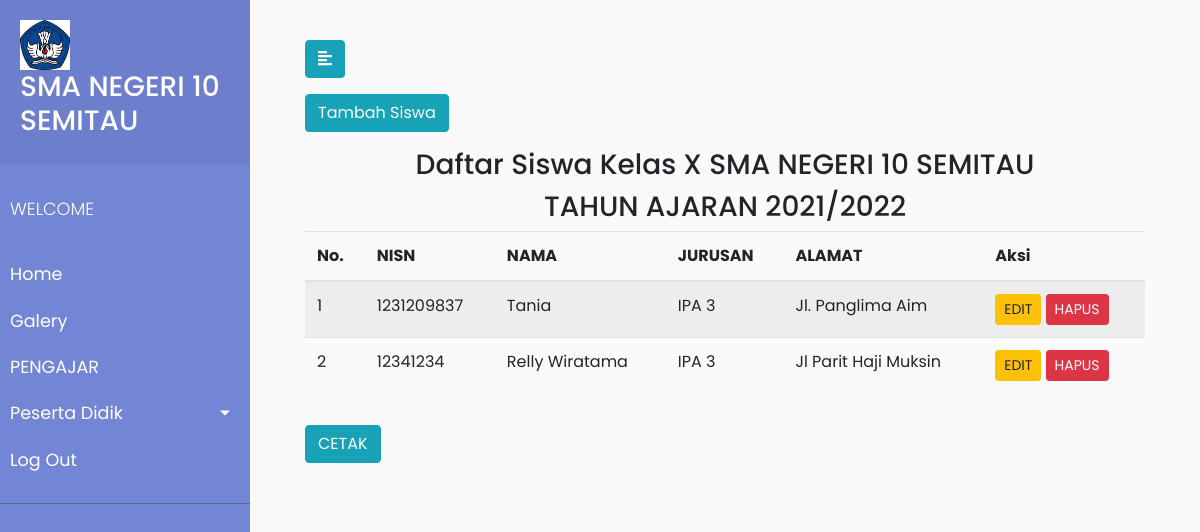
The app's page /x.php with its own data.
### tables this page shows
CREATE TABLE `x` (
  `id` int(11) NOT NULL,
  `nisn` int(10) NOT NULL,
  `nama` varchar(30) NOT NULL,
  `jurusan` varchar(30) NOT NULL,
  `alamat` varchar(50) NOT NULL
);

### x.php (the view, shortened to what this page needs)
<!DOCTYPE html>
<html>
<head>
    <link rel="stylesheet" href="https://stackpath.bootstrapcdn.com/bootstrap/4.1.0/css/bootstrap.min.css">
    <link rel="stylesheet" href="style2.css">
    <link rel="stylesheet" href="https://cdnjs.cloudflare.com/ajax/libs/malihu-custom-scrollbar-plugin/3.1.5/jquery.mCustomScrollbar.min.css">
</head>
<body>
    <div class="wrapper">
        <nav id="sidebar">
            <div class="sidebar-header">
                <img src="image/3.jpg" width="50px" height="50px">
                <h3> SMA NEGERI 10 SEMITAU</h3>
            </div>
            <ul class="list-unstyled components">
                <p>WELCOME</p>
                <li>
                    <a href="home.php">Home</a>
                </li>
                <li>
                    <a href="galery.php">Galery</a>
                </li>
                <li>
                    <a href="pengajar.php">PENGAJAR</a>
                </li>
                <li>
                    <a href="#pageSubmenu" data-toggle="collapse" aria-expanded="false" class="dropdown-toggle"> Peserta Didik</a>
                </li>
                <li>
                    <a href="login.php">Log Out</a>
                </li>
            </ul>
        </nav>
        <div id="content">
            <div class="container-fluid">
                <button type="button" id="sidebarCollapse" class="btn btn-info">
                    <i class="fas fa-align-left"></i>
                </button>
            </div>
            <div class="container">
                <button type="button" class="btn btn-info mt-3"> <a href="tambah10.php"> Tambah Siswa </a></button>
            </div>
            <?php
            require 'koneksi10.php';
            $queryx = mysqli_query($link, "SELECT * FROM x");
            ?>
            <div class="container">
                <h3 class="text-center mt-3"> Daftar Siswa Kelas X SMA NEGERI 10 SEMITAU </h3>
                <h3 class="text-center"> TAHUN AJARAN 2021/2022 </h3>
                <table class="table table-striped">
                    <thead>
                        <tr>
                            <th>No.</th>
                            <th>NISN</th>
                            <th>NAMA </th>
                            <th>JURUSAN</th>
                            <th>ALAMAT</th>
                            <th>Aksi</th>
                        </tr>
                    </thead>
                    <?php $i = 1; ?>
                    <?php foreach ($queryx as $row) : ?>
                        <tr>
                            <td><?= $i; ?></td>
                            <td><?= $row["nisn"]; ?> </td>
                            <td><?= $row["nama"]; ?></td>
                            <td><?= $row["jurusan"]; ?> </td>
                            <td> <?= $row["alamat"]; ?></td>
                            <td>
                                <a href="edit10.php?id=<?= $row["id"]; ?>" class="btn btn-sm btn-warning">EDIT</a>
                                <a href="hapusx.php?id=<?= $row["id"]; ?>" class="btn btn-sm btn-danger" onclick=" return confirm('yakin ingin hapus?');">HAPUS</a>
                            </td>
                        </tr>
                        <?php $i++; ?>
                    <?php endforeach; ?>
                </table>
            </div>
            <div class="container">
                <button type="button" class="btn btn-info mt-3"> <a href="cetakx.php"> CETAK </a></button>
            </div>
</body>
</html

### style2.css (style rules this page uses)
body { font-family: 'Poppins', sans-serif; background: #fafafa; }
p { font-family: 'Poppins', sans-serif; font-size: 1.1em; font-weight: 300; line-height: 1.7em; color: #999; }
a, a:hover, a:focus { color: inherit; text-decoration: none; transition: all 0.3s; }
.wrapper { display: flex; width: 100%; }
#sidebar { width: 250px; position: fixed; top: 0; left: 0; height: 100vh; z-index: 999; background: #7386D5; color: #fff; transition: all 0.3s; }
#sidebar .sidebar-header { padding: 20px; background: #6d7fcc; }
#sidebar ul.components { padding: 20px 0; border-bottom: 1px solid #47748b; }
#sidebar ul p { color: #fff; padding: 10px; }
#sidebar ul li a { padding: 10px; font-size: 1.1em; display: block; }
a[data-toggle="collapse"] { position: relative; }
.dropdown-toggle::after { display: block; position: absolute; top: 50%; right: 20px; transform: translateY(-50%); }
#content { width: calc(100% - 250px); padding: 40px; min-height: 100vh; transition: all 0.3s; position: absolute; top: 0; right: 0; }

### records on screen
x: nisn "1231209837", nama "Tania", jurusan "IPA 3", alamat "Jl. Panglima Aim"
x: nisn "12341234", nama "Relly Wiratama", jurusan "IPA 3", alamat "Jl Parit Haji Muksin"
